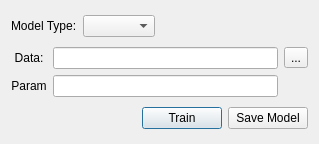
<?xml version="1.0" encoding="UTF-8"?>
<ui version="4.0">
 <class>Dialog</class>
 <widget class="QDialog" name="Dialog">
  <property name="windowModality">
   <enum>Qt::ApplicationModal</enum>
  </property>
  <property name="geometry">
   <rect>
    <x>0</x>
    <y>0</y>
    <width>319</width>
    <height>144</height>
   </rect>
  </property>
  <property name="windowTitle">
   <string>Dialog_train_model</string>
  </property>
  <property name="windowIcon">
   <iconset>
    <normaloff>images/icons8-linux-64.png</normaloff>images/icons8-linux-64.png</iconset>
  </property>
  <layout class="QVBoxLayout" name="verticalLayout">
   <item>
    <layout class="QHBoxLayout" name="horizontalLayout_2">
     <item>
      <widget class="QLabel" name="label_model_type">
       <property name="text">
        <string>Model Type:</string>
       </property>
      </widget>
     </item>
     <item>
      <widget class="QComboBox" name="comboBox_model_type"/>
     </item>
     <item>
      <spacer name="horizontalSpacer_2">
       <property name="orientation">
        <enum>Qt::Horizontal</enum>
       </property>
       <property name="sizeHint" stdset="0">
        <size>
         <width>40</width>
         <height>20</height>
        </size>
       </property>
      </spacer>
     </item>
    </layout>
   </item>
   <item>
    <layout class="QGridLayout" name="gridLayout">
     <item row="1" column="0">
      <widget class="QLabel" name="label_param">
       <property name="text">
        <string>Param</string>
       </property>
       <property name="alignment">
        <set>Qt::AlignCenter</set>
       </property>
      </widget>
     </item>
     <item row="1" column="1">
      <widget class="QLineEdit" name="lineEdit_param"/>
     </item>
     <item row="0" column="1">
      <widget class="QLineEdit" name="lineEdit_data"/>
     </item>
     <item row="0" column="2">
      <widget class="QToolButton" name="toolButton_choosedata">
       <property name="text">
        <string>...</string>
       </property>
      </widget>
     </item>
     <item row="0" column="0">
      <widget class="QLabel" name="label_data">
       <property name="text">
        <string>Data:</string>
       </property>
       <property name="alignment">
        <set>Qt::AlignCenter</set>
       </property>
      </widget>
     </item>
    </layout>
   </item>
   <item>
    <layout class="QHBoxLayout" name="horizontalLayout">
     <item>
      <spacer name="horizontalSpacer">
       <property name="orientation">
        <enum>Qt::Horizontal</enum>
       </property>
       <property name="sizeHint" stdset="0">
        <size>
         <width>40</width>
         <height>20</height>
        </size>
       </property>
      </spacer>
     </item>
     <item>
      <widget class="QPushButton" name="pushButton_predict">
       <property name="text">
        <string>Train</string>
       </property>
      </widget>
     </item>
     <item>
      <widget class="QPushButton" name="pushButton_save_model">
       <property name="text">
        <string>Save Model</string>
       </property>
      </widget>
     </item>
    </layout>
   </item>
  </layout>
 </widget>
 <resources/>
 <connections/>
</ui>
